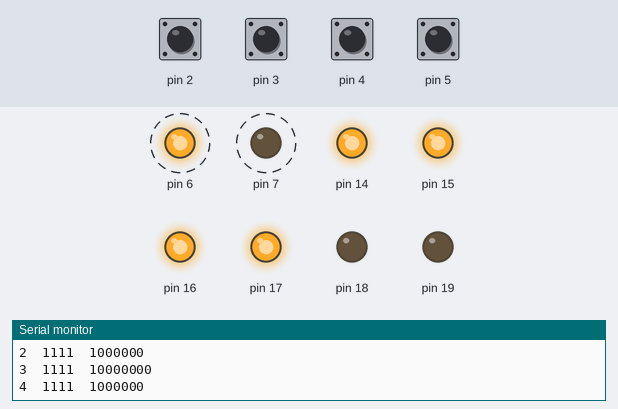
Bench run of a sketch on a simulated Arduino Uno, built with avr-gcc and run on an emulated ATmega328P. Shown: output pins drawn as LEDs (lit = HIGH), the last lines printed to the serial monitor. Dashed ring = blinking. The inputs (shaded band) are chosen by the test bench; at power-on: pin 2–5 HIGH. Pins used as bus, display or sensor lines are not drawn.

Above: at 1.8 s.
1.9 s: pin 2 pulled LOW for 0.6 s
At 2.4 s:
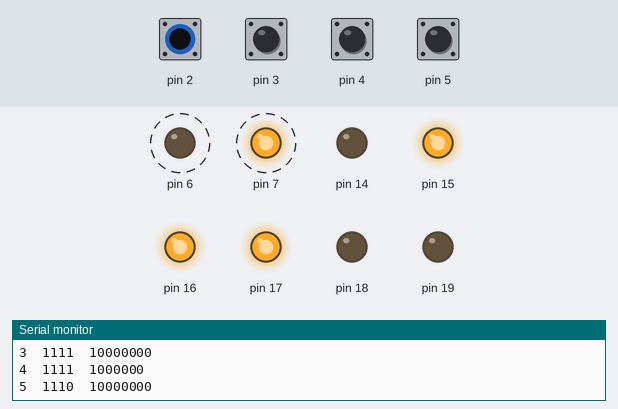
4.9 s: pin 3 pulled LOW for 0.6 s
At 5.4 s:
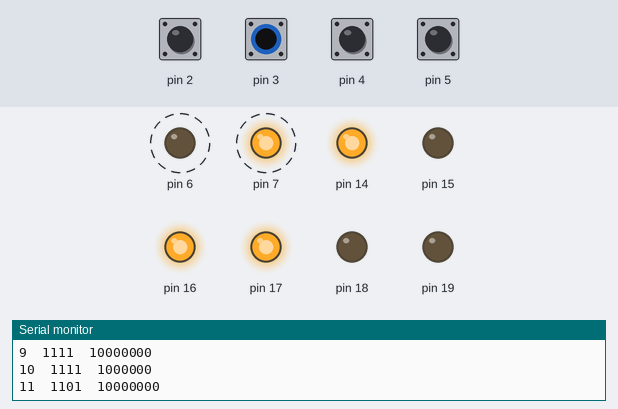
7.9 s: pin 4 pulled LOW for 0.6 s
At 8.4 s:
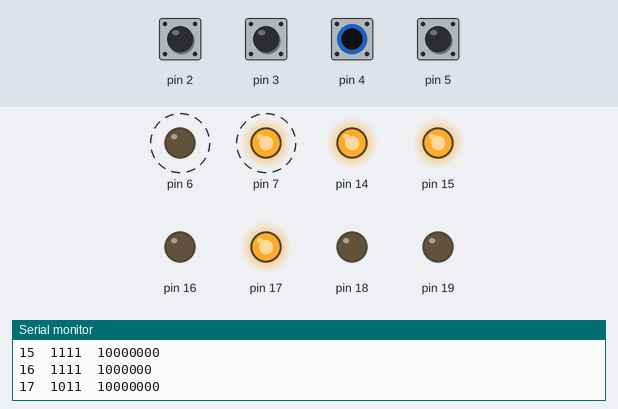
10.9 s: pin 5 pulled LOW for 0.6 s
At 11.4 s:
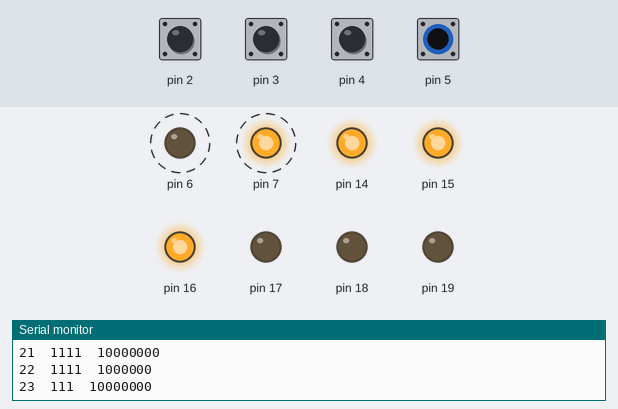
13.9 s: pin 2 pulled LOW for 1 s
At 14.9 s:
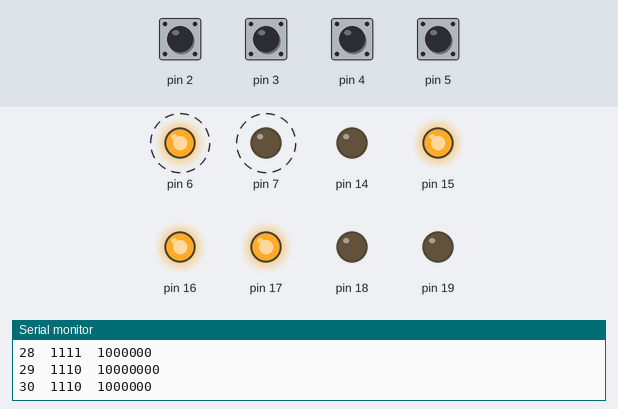
16.9 s: pin 3 pulled LOW for 1 s
At 17.9 s:
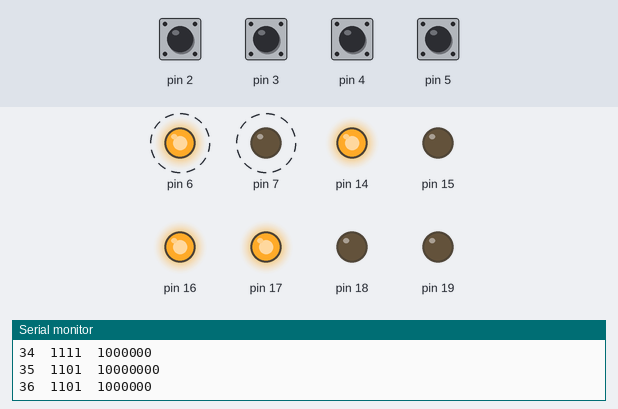
Timing chart, 0 to 20.9 s (numbered marks = the images above; inputs shaded):
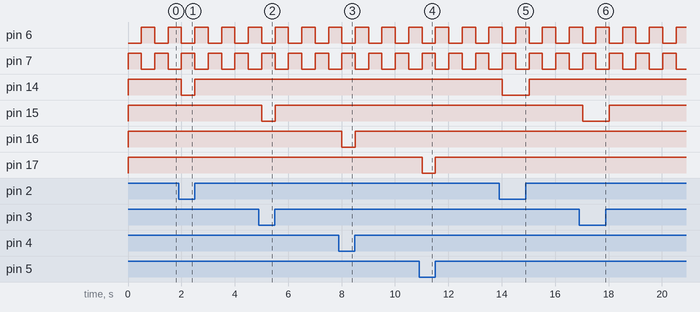

Measured:
- after the input at 1.9 s, pin 14: HIGH → LOW after 0.10 s, → HIGH 0.50 s later
- after the input at 4.9 s, pin 15: HIGH → LOW after 0.11 s, → HIGH 0.50 s later
- after the input at 7.9 s, pin 16: HIGH → LOW after 0.11 s, → HIGH 0.50 s later
- after the input at 10.9 s, pin 17: HIGH → LOW after 0.12 s, → HIGH 0.50 s later
- after the input at 13.9 s, pin 14: HIGH → LOW after 0.12 s, → HIGH 1.0 s later
- after the input at 16.9 s, pin 15: HIGH → LOW after 0.12 s, → HIGH 1.0 s later
- by itself, pin 6, pin 7: alternates HIGH for 0.50 s and LOW for 0.50 s

The sketch:

4-3_IOcopyPU.ino
```cpp
int ev = 0;
void setup() {
  Serial.begin(9600);
  DDRC = 0x3F;
  DDRD = 0xC2; // PD[6..7] & PD[1]/TX as output
  PORTD = 0x7E; // PD[2..5] w/Pull-Up
}
void loop() {
  ev++;
  Serial.print(ev);
  PORTC = (PIND >> 2) & 0x0F;
  //PORTD = (~(PORTD & B11000000)) | (PORTD & B00111100);
  //PORTD = (~(PORTD&B11000000))|B111100;
  PORTD = (~(PORTD&B11000000));
  Serial.print("\t");
  Serial.print(PORTC, BIN);
  Serial.print("\t");
  Serial.println(PORTD & 0xC0, BIN);
  delay(500);
}
```
